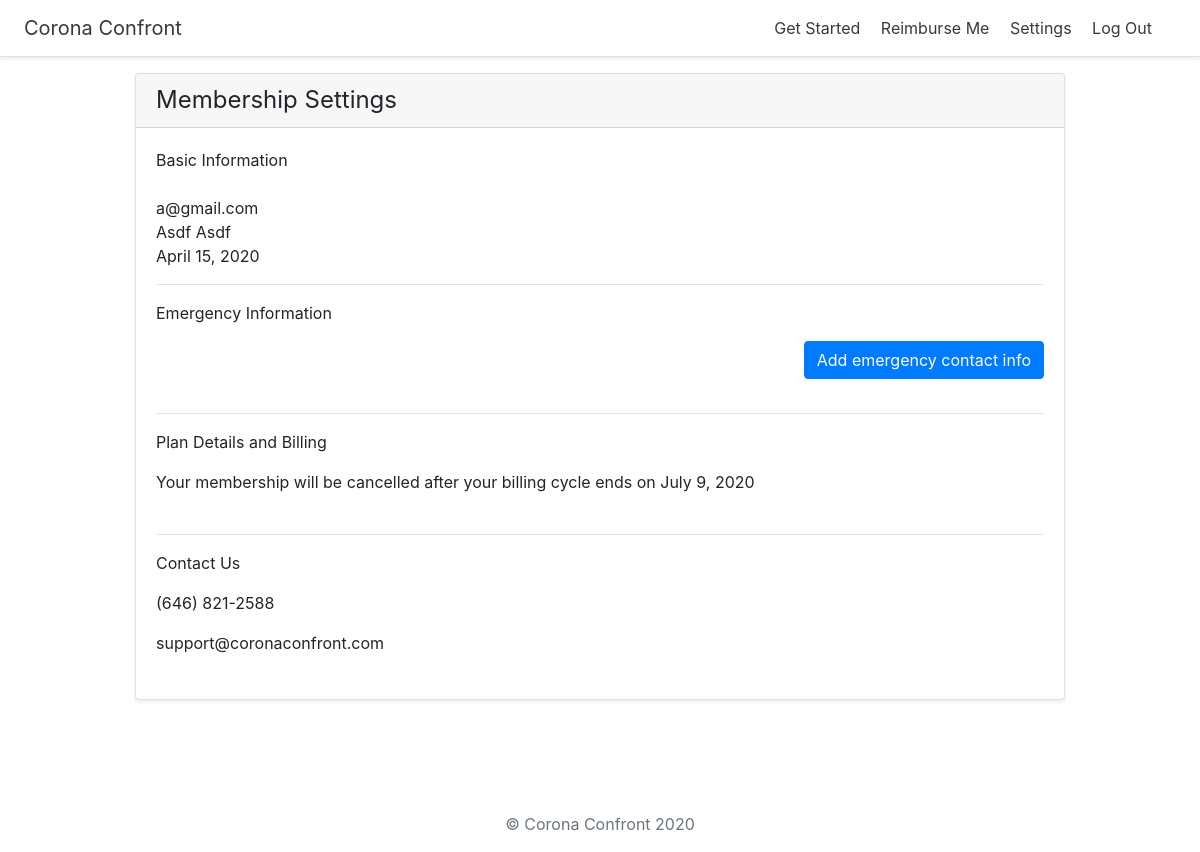
Before: /auth/settings (signed in) with the older database file.
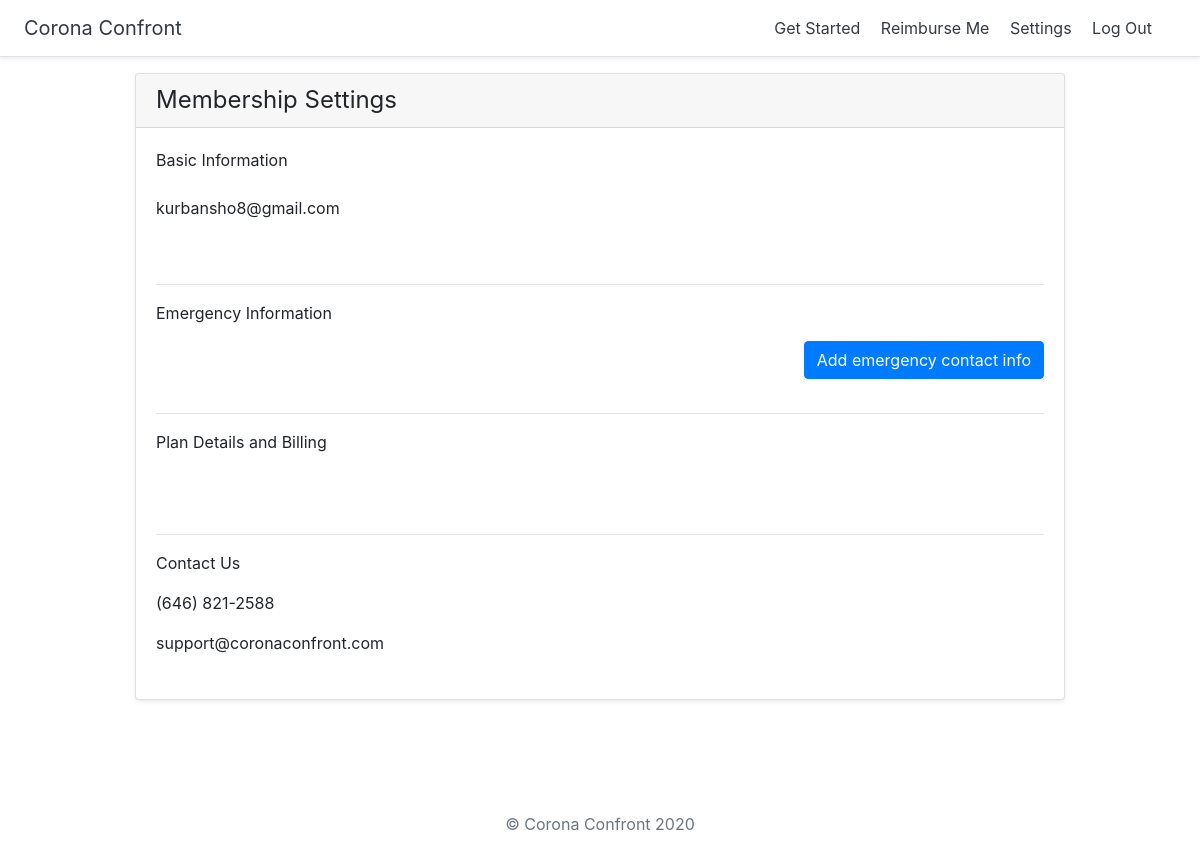
After: the same page with the newer database file.
### plans/models.py (models this page shows)
class User(AbstractUser):
    class Meta(AbstractUser.Meta):
        swappable = 'AUTH_USER_MODEL'

class Customer(models.Model):
    user = models.OneToOneField(User, on_delete=models.CASCADE)
    stripeid = models.CharField(max_length=255)
    stripe_subscription_id = models.CharField(max_length=255)
    cancel_at_period_end = models.BooleanField(default=False)
    membership = models.BooleanField(default=False)
    insurance_exists = models.CharField(max_length=3, choices=INSURANCE_CHOICES, default = 'NO')
    first_name = models.CharField(max_length=200, null=True)
    last_name = models.CharField(max_length=200, null=True)
    birth_date = models.DateField(null=True)
    email_confirmed = models.BooleanField(default=False)
    last_day_membership = models.DateField(null=True)
    date_added = models.DateTimeField(auto_now_add=True)

### plans/views.py (the view)
# urls.py: path('auth/settings', views.settings, name='settings'),
@login_required
def settings(request):
    membership = False
    cancel_at_period_end = False
    if request.method != 'POST':
        try:
            if request.user.customer.membership:
                membership = True
            if request.user.customer.cancel_at_period_end:
                cancel_at_period_end = True
        except Customer.DoesNotExist:
            membership = False
    try:
        profile = request.user.customer
    except Customer.DoesNotExist:
        profile = None
    try:
        emergency_profile = EmergencyProfile.objects.filter(owner=request.user).latest('date_added')
    except EmergencyProfile.DoesNotExist:
        emergency_profile = None
    try:
        last_day_show = request.user.customer.last_day_membership
    except:
        last_day_show = None
    context = {'profile': profile, 'membership': membership, 'cancel_at_period_end' : cancel_at_period_end,
               'emergency_profile': emergency_profile, 'last_day_show': last_day_show}
    return render(request, 'registration/settings.html', context)

### templates/registration/settings.html (shortened to what this page needs)
{% extends "plans/base.html" %}
{% block content %}
<div class="container">
  <div class="card-deck mb-3 text-left">
    <div class="card mb-4 shadow-sm">
      <div class="card-header">
        <h4 class="my-0 font-weight-normal">Membership Settings</h4>
      </div>
      <div class="card-body">
        <p>Basic Information</p>
          {{ user.email }} <br>
          {{ profile.first_name |default_if_none:"" |title }} {{ profile.last_name |default_if_none:"" |title }} <br>
          {{ profile.birth_date |default_if_none:"" }} <br>
        <hr>
        <p>Emergency Information</p>
        <ul class="list-unstyled mt-3 mb-4">
          {% if emergency_profile == None %}
              <a href="{% url 'emergency_profile' %}" class="btn btn-small btn-primary float-right" >Add emergency contact info</a>
          {% else %}
              <a href="{% url 'emergency_profile' %}" class="btn btn-small btn-primary float-right" >Update emergency contact</a>
          {% endif %}
        </ul>
          {{ emergency_profile.emergency_email }} <br>
          {{ emergency_profile.emergency_first_name |title }} {{ emergency_profile.emergency_last_name |title }} <br>
        <hr>
         <p>Plan Details and Billing</p>
        <ul class="list-unstyled mt-3 mb-4">
          {% if cancel_at_period_end %}
          Your membership will be cancelled after your billing cycle ends on {{ last_day_show }}
          {% endif %}
        <br><br>
        <hr>
        <p>Contact Us</p>
        <ul class="list-unstyled mt-3 mb-4">
            <p>(646) 821-2588</p>
            <p>support@coronaconfront.com</p>
        </ul>
        </ul>
      </div>
    </div>
  </div>
</div>
{% endblock content %}

Changed rows visible on the page:
no longer on this page (row edited): Customer: first_name "Asdf", last_name "Asdf", birth_date "April 15, 2020", last_day_membership "July 9, 2020"
changed User: email "a@gmail.com" → "kurbansho8@gmail.com"
Other visible differences:
text no longer shown: "Your membership will be cancelled after your billing cycle ends on"
